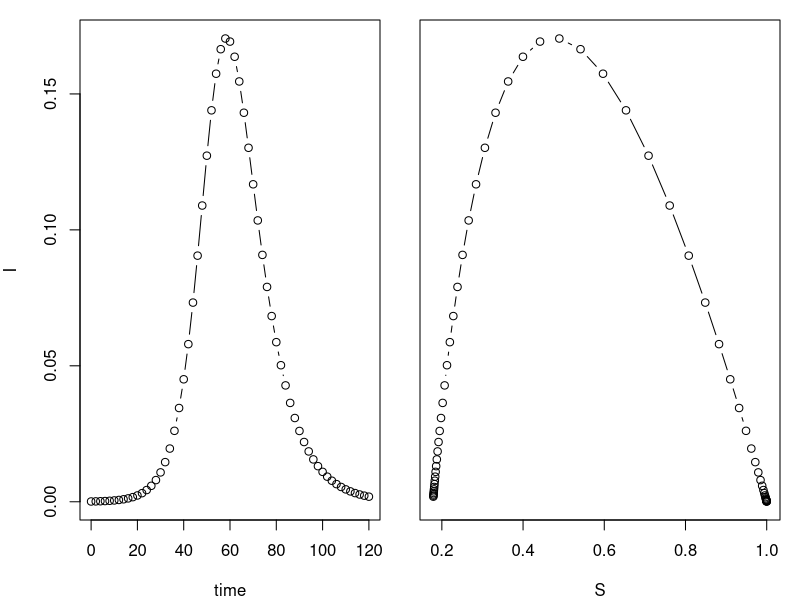
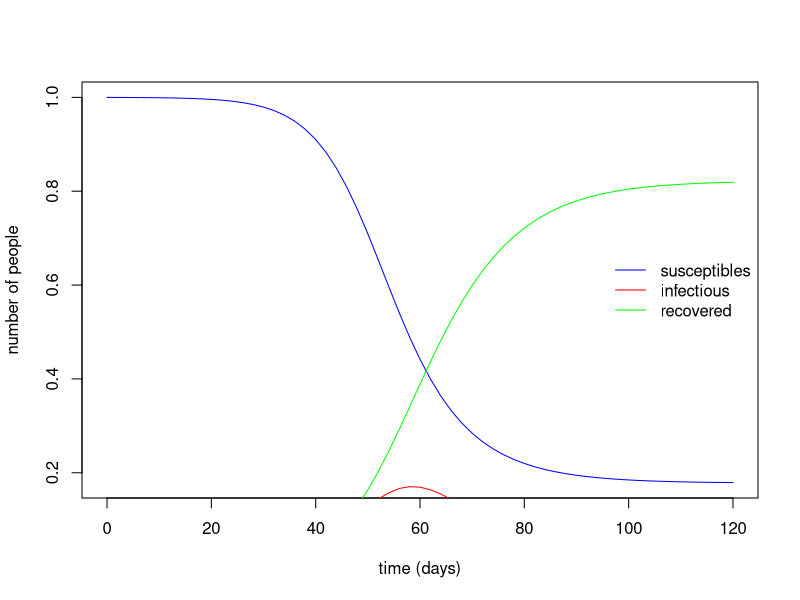
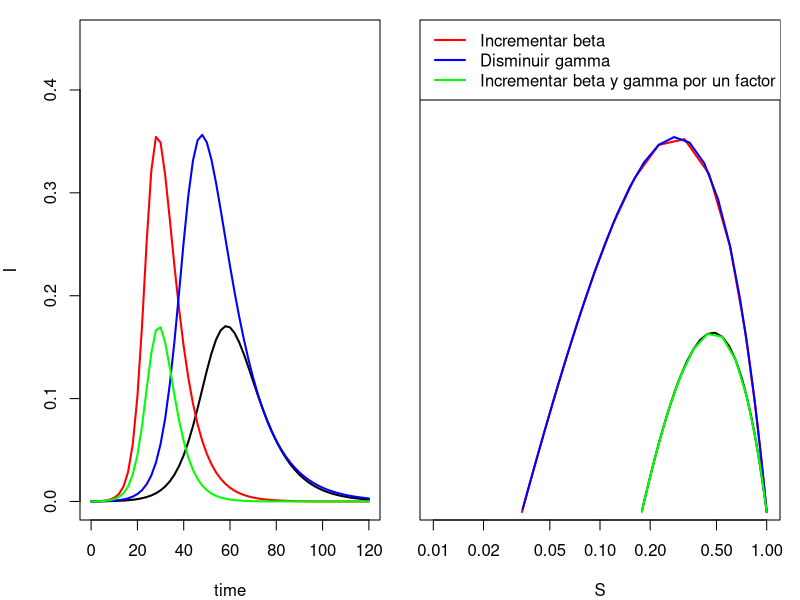
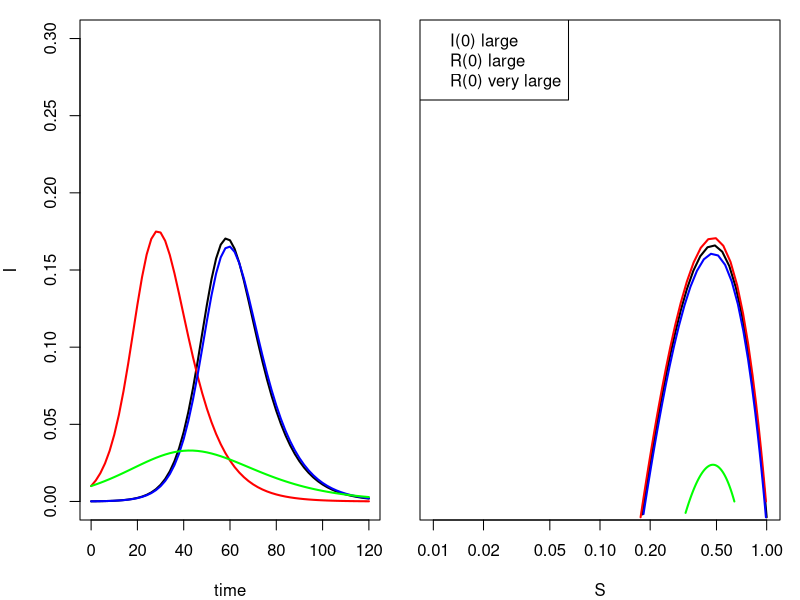
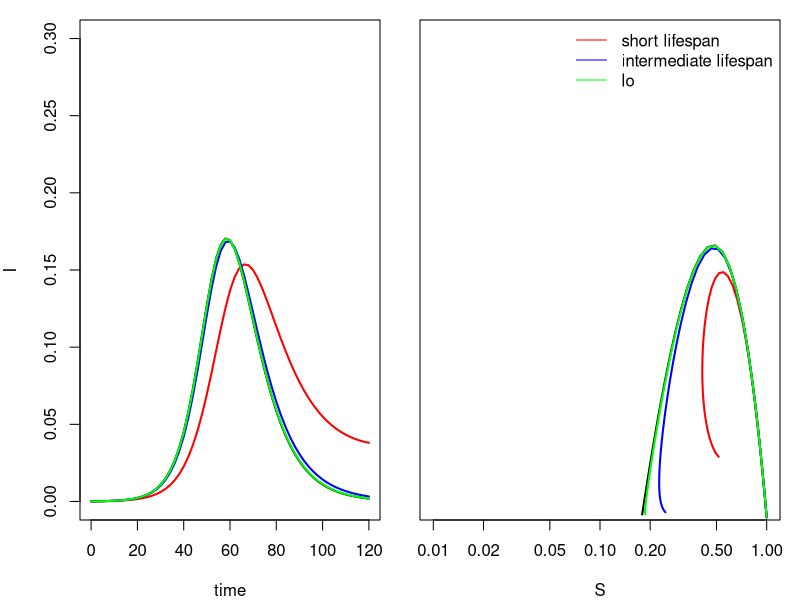

Write the R code that produced these figures, in order.
# instalar las librerias necesarias 
install.packages('deSolve')
# cargar libreria 
library(deSolve)

# crear una funcion que resuelva el sistema de ecuacines 

sir.model.closed <- function (t, x, params) {
  S <- x[1]
  I <- x[2]
  R <- x[3]
  
  with( #we can simplify code using "with"
    as.list(params), #this argument to "with" lets us use the variable names
     { #the system of rate equations
      dS <- -beta*S*I
      dI <- beta*S*I-gamma*I
      dR <- gamma*I
      dx <- c(dS,dI,dR) #combine results into a single vector dx
      list(dx) #return result as a list
       }
    )
}

# ceramos lo neceario para correr mi modelo y resolverlo 
times <- seq(0,120,by=2) #function seq returns a sequence
params <- c(beta=0.3,gamma=1/7) #function c "c"ombines values into a vector
xstart <- c(S=9999/10000,I=1/10000,R=0) #initial conditions

out <- as.data.frame(ode(xstart,times,sir.model.closed,params))


op <- par(fig=c(0,0.5,0,1),mar=c(4,4,1,1)) #set graphical parameters
plot(I~time,data=out,type='b') #plot the I variable against time
par(fig=c(0.5,1,0,1),mar=c(4,1,1,1),new=T) #re-set graphical parameters
plot(I~S,data=out,type='b',yaxt='n',xlab='S') #plot phase portrait
par(op)
sol <- as.data.frame(deSolve::ode(xstart,times,sir.model.closed,params))

with(sol, {
    # plotting the time series of susceptibles:
    plot(time, S, type = "l", col = "blue",
         xlab = "time (days)", ylab = "number of people")
    # adding the time series of infectious:
    lines(time, I, col = "red")
    # adding the time series of recovered:
    lines(time, R, col = "green")
})

# adding a legend:
legend("right", c("susceptibles", "infectious", "recovered"),
       col = c("blue", "red", "green"), lty = 1, bty = "n")
####ejercicio 1


 params2 <- c(beta=0.5,gamma=1/7)
 params3 <- c(beta=0.3,gamma=0.0857)
 params4 <- c(beta=0.6,gamma=2/7)




# Resolviendo y trazando vemos que:
#  1. Aumentar β (curva roja) hace que el brote ocurra más rápido 
 # (el crecimiento inicial en el aumento de individuos infectados 
 # es más rápido y el pico es más alto); 
 # además, el tamaño total de la epidemia es mayor (es decir
 #                                                                                                                                                                                   el área bajo la curva).
# 2. Disminuir γ (a un nivel que logre el mismo R0 utilizado en el caso anterior; curva azul) de manera similar
# conduce a una epidemia más grande, sin embargo, el despegue inicial no es tan rápido y el pico se retrasa en comparación
# con el aumento de β. El retrato de fases es el mismo que en el caso anterior, lo que significa que la
# epidemia sigue el mismo camino, pero lo hace más lentamente.
# 3. Combinando estos dos resultados, anticipamos el resultado que obtenemos al aumentar β y γ por un
# factor común de dos (curva verde): Como el R0 no se ve afectado, el retrato de fases no cambia,
# pero la epidemia ocurre más rápido (ya que el valor de β ha aumentado).



out2 <- as.data.frame(lsoda(xstart, times, sir.model.closed, params2))
out3 <- as.data.frame(lsoda(xstart, times, sir.model.closed, params3))
out4 <- as.data.frame(lsoda(xstart, times, sir.model.closed, params4))
op <- par(fig=c(0,0.5,0,1),mar=c(4,4,1,1))
plot(I ~ time, data=out, type='l', lwd=2, ylim=c(0, 0.45))
lines(I ~ time, data=out2, type='l', lwd=2, col='red')
lines(I ~ time, data=out3, type='l', lwd=2, col='blue')
lines(I ~ time, data=out4, type='l', lwd=2, col='green')
par(fig=c(0.5,1,0,1),mar=c(4,1,1,1),new=T)
plot(I ~ S, data=out, type='l', lwd=2, log='x', yaxt='n', xlab='S', ylim=c(0.01, 0.45), xlim=c(0.01, 1))
lines(I ~ S, data=out2, type='l', lwd=2, col='red')
lines(I ~ S, data=out3, type='l', lwd=2, col='blue')
lines(I ~ S, data=out4, type='l', lwd=2, col='green')
legend('topleft', col=c('red','blue','green'), legend=c('Incrementar beta', 'Disminuir gamma', 'Incrementar beta y gamma por un factor común de dos'), lwd=2)
par(op)

#EJercicio 2

# Aquí volvemos a nuestro conjunto inicial de valores de parámetros (β = 0.3, γ = 1/7).
# Lo que cambiamos son las condiciones iniciales. Consideraremos un caso con un número 
# cien veces mayor de infectados iniciales, pero sin inmunidad en la población (S = 9900/10000, I = 100/10000, R = 0),
# un caso con el número original de infectados iniciales y algunos individuos inmunes
# (S = 9899/10000, I = 1/10000, R = 100), y un caso con un gran número de infectados 
# iniciales y un gran número de individuos inmunes (S = 6400/10000, I = 100/10000, R = 3500).

 xstart5 <- c(S=9900/10000,I=100/10000,R=0)
 xstart6 <- c(S=9899/10000,I=1/10000,R=100)
 xstart7 <- c(S=6400/10000,I=100/10000,R=3500)
 out5 <- as.data.frame(lsoda(xstart5,times,sir.model.closed,params))
 out6 <- as.data.frame(lsoda(xstart6,times,sir.model.closed,params))
 out7 <- as.data.frame(lsoda(xstart7,times,sir.model.closed,params))
 op <- par(fig=c(0,0.5,0,1),mar=c(4,4,1,1))
 plot(I~time,data=out,type='l', lwd=2, ylim=c(0, 0.3))
 lines(I~time,data=out5,type='l', lwd=2, col='red')
 lines(I~time,data=out6,type='l', lwd=2, col='blue')
 lines(I~time,data=out7,type='l', lwd=2, col='green')
 par(fig=c(0.5,1,0,1),mar=c(4,1,1,1),new=T)
 plot(I~S,data=out,type='l',lwd=2, log='x',yaxt='n',xlab='S', ylim=c(0.01, 0.3), xlim=c(0.01, 1))
 lines(I~S,data=out5,type='l', lwd=2, col='red')
 lines(I~S,data=out6,type='l', lwd=2, col='blue')
 lines(I~S,data=out7,type='l', lwd=2, col='green')
 legend('topleft', col=c('red','blue','green'), 
        legend=c('I(0) large', 'R(0) large', 'R(0) very large'))
        par(op)




# Lo que vemos es que aumentar el número inicial de infectados incrementa la 
# tasa de despegue (curva roja comparada con la curva negra), que aumentar el 
# número de inmunes en una cantidad similar tiene muy poco efecto (curva azul 
# comparada con la curva negra), y que aumentar el número de inmunes en gran medida reduce 
# significativamente el brote, es decir, es más pequeño y más lento que en una 
# población totalmente susceptible (curva verde comparada con la curva negra). 
# En este caso, hemos comenzado con una fracción de inmunes (35%) 
# aproximadamente la mitad de la que se requeriría para lograr la inmunidad de 
# rebaño (1 - 1/R0 = 1 - γ/β ≈ 0.524).
# Lo que vemos es que aumentar el número inicial de infectados incrementa la tasa 
# de despegue (curva roja comparada con la curva negra), que aumentar el número 
# de inmunes en una cantidad similar tiene muy poco efecto (curva azul comparada 
# con la curva negra), y que aumentar el número de inmunes en gran medida reduce 
# significativamente el brote, es decir, es más pequeño y más lento que en una 
# población totalmente susceptible (curva verde comparada con la curva negra). 
# En este caso, hemos comenzado con una fracción de inmunes (35%) aproximadamente 
# la mitad de la que se requeriría para lograr la inmunidad de rebaño (1 - 1/R0 = 1 - γ/β ≈ 0.524).


# Ejercicio 3   

# Modifique los códigos dados para estudiar la dinámica de un modelo SIR demográficamente abierto.
# Para estudiar una población demográficamente abierta, añadimos una tasa de natalidad per cápita (µ). 
# necesitamos modificar nuestra función de derivadas para incluir esta tasa en cada ecuación y 
# modificar nuestro vector de parámetros para reflejar los diferentes valores de µ que deseamos estudiar.
# Primero, escribimos una nueva función para las derivadas.Modifique los códigos dados para estudiar
# la dinámica de un modelo SIR demográficamente abierto.
# Para estudiar una población demográficamente abierta, añadimos una tasa de natalidad per cápita (µ). 
#Necesitamos modificar nuestra función de derivadas para incluir esta tasa en cada ecuación y modificar
#nuestro vector de parámetros para reflejar los diferentes valores de µ que deseamos estudiar.
# Primero, escribimos una nueva función para las derivadas.


 sir.model.open <- function (t, x, params) { #here we begin a function with three arguments
   S <- x[1] #create local variable S, the first element of x
   I <- x[2] #create local variable I
   R <- x[3] #create local variable R
   with( #we can simplify code using "with"
     as.list(params), #this argument to "with" lets us use the variable names
     { #the system of rate equations
       dS <- mu*(S+I+R) -beta*S*I - mu*S
       dI <- beta*S*I-gamma*I - mu*I
       dR <- gamma*I - mu*R
       dx <- c(dS,dI,dR) #combine results into a single vector dx
       list(dx) #return result as a list
       }
     )
 }
 
 
 # Ahora modificamos el vector de parámetros de entrada. Dado que γ = 0.7, podemos
 # imaginar que estamos modelando una infección aguda donde los parámetros tienen 
 # unidades de días, es decir, un período infeccioso de 7 días. Estudiaremos tres niveles 
 # de µ: µ = 1/365, µ = 1/3650, µ = 1/36500. Estos corresponderían a duraciones 
 # de vida que para los vertebrados son (1 año), intermedia (10 años) o de larga duración (100 años).
 
 
  params8 <- c(beta=0.3,gamma=1/7, mu=1/52)
  params9 <- c(beta=0.3,gamma=1/7, mu=1/520)
  params10 <- c(beta=0.3,gamma=1/7, mu=1/5200)
  
  
   out8 <- as.data.frame(lsoda(xstart,times,sir.model.open,params8))
   out9 <- as.data.frame(lsoda(xstart,times,sir.model.open,params9))
   out10 <- as.data.frame(lsoda(xstart,times,sir.model.open,params10))
   op <- par(fig=c(0,0.5,0,1),mar=c(4,4,1,1))
  plot(I~time,data=out,type='l', lwd=2, ylim=c(0, 0.3))
   lines(I~time,data=out8,type='l', lwd=2, col='red')
   lines(I~time,data=out9,type='l', lwd=2, col='blue')
   lines(I~time,data=out10,type='l', lwd=2, col='green')
   par(fig=c(0.5,1,0,1),mar=c(4,1,1,1),new=T)
   plot(I~S,data=out,type='l',lwd=2, log='x',yaxt='n',xlab='S', ylim=c(0.01, 0.3), xlim=c(0.01, 1))
   lines(I~S,data=out8,type='l', lwd=2, col='red')
   lines(I~S,data=out9,type='l', lwd=2, col='blue')
   lines(I~S,data=out10,type='l', lwd=2, col='green')
  legend('topright', col=c('red','blue','green'), 
         legend=c('short lifespan', 'intermediate lifespan', 'lo'),
         lty = 1, bty = "n")
  par(op)
  
  out8 <- as.data.frame(lsoda(xstart,times,sir.model.open,params8))
